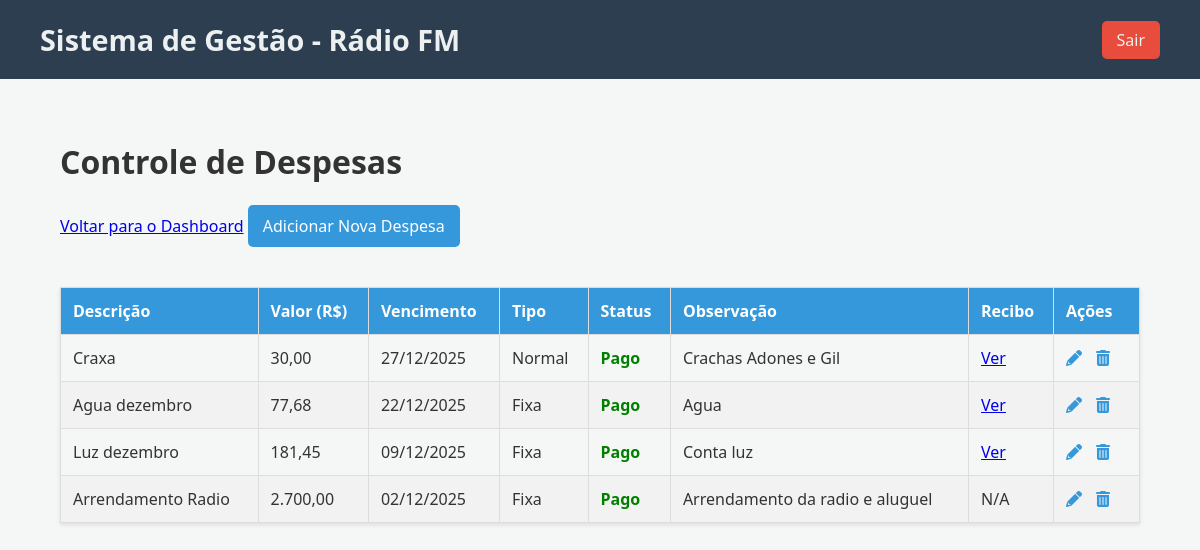
The page /controle/despesas.php (signed in) on the database its author committed.
### tables this page shows
CREATE TABLE `despesas` (
  `id` int(11) NOT NULL,
  `descricao` varchar(255) NOT NULL,
  `valor` decimal(10,2) NOT NULL,
  `data_vencimento` date NOT NULL,
  `data_pagamento` date DEFAULT NULL,
  `tipo` enum('fixa','normal') NOT NULL,
  `pago` tinyint(1) DEFAULT 0,
  `observacao` text DEFAULT NULL,
  `recibo_path` varchar(255) DEFAULT NULL
);

### controle/despesas.php (the view, shortened to what this page needs)
<?php
$page_title = "Controle de Despesas";
require_once 'templates/header.php';
$sql = "SELECT id, descricao, valor, data_vencimento, tipo, pago, observacao, recibo_path FROM despesas ORDER BY data_vencimento DESC";
$result = $conn->query($sql);
?>
<h1><?php echo $page_title; ?></h1>
<a href="dashboard.php">Voltar para o Dashboard</a>
<?php if ($_SESSION['user_level'] === 'admin'): ?>
    <a href="despesa_add.php" class="add-link">Adicionar Nova Despesa</a>
<?php endif; ?>
<table>
    <thead>
        <tr>
            <th>Descrição</th>
            <th>Valor (R$)</th>
            <th>Vencimento</th>
            <th>Tipo</th>
            <th>Status</th>
            <th>Observação</th>
            <th>Recibo</th>
            <?php if ($_SESSION['user_level'] === 'admin'): ?>
                <th>Ações</th>
            <?php endif; ?>
        </tr>
    </thead>
    <tbody>
        <?php if ($result->num_rows > 0): ?>
            <?php while($row = $result->fetch_assoc()): ?>
                <tr>
                    <td><?php echo htmlspecialchars($row['descricao']); ?></td>
                    <td><?php echo number_format($row['valor'], 2, ',', '.'); ?></td>
                    <td><?php echo date("d/m/Y", strtotime($row['data_vencimento'])); ?></td>
                    <td><?php echo ucfirst($row['tipo']); ?></td>
                    <td class="<?php echo $row['pago'] ? 'pago-sim' : 'pago-nao'; ?>">
                        <?php echo $row['pago'] ? 'Pago' : 'Pendente'; ?>
                    </td>
                    <td><?php echo htmlspecialchars($row['observacao'] ?? ''); ?></td>
                    <td>
                        <?php if (!empty($row['recibo_path'])): ?>
                            <a href="<?php echo htmlspecialchars($row['recibo_path']); ?>" target="_blank">Ver</a>
                        <?php else: ?>
                            N/A
                        <?php endif; ?>
                    </td>
                    <?php if ($_SESSION['user_level'] === 'admin'): ?>
                        <td class="actions">
                            <a href="despesa_edit.php?id=<?php echo $row['id']; ?>" title="Editar"><i class="fas fa-pencil-alt"></i></a>
                            <a href="src/despesa_delete_handler.php?id=<?php echo $row['id']; ?>" onclick="return confirm('Tem certeza?');" title="Excluir"><i class="fas fa-trash-alt"></i></a>
                        </td>
                    <?php endif; ?>
                </tr>
            <?php endwhile; ?>
        <?php else: ?>
            <tr>
                <td colspan="<?php echo ($_SESSION['user_level'] === 'admin') ? '8' : '7'; ?>">Nenhuma despesa cadastrada.</td>
            </tr>
        <?php endif; ?>
    </tbody>
</table>
<?php
require_once 'templates/footer.php';
?>

### controle/assets/style.css (style rules this page uses)
body { font-family: 'Segoe UI', Tahoma, Geneva, Verdana, sans-serif; background-color: #f4f7f6; margin: 0; padding: 0; color: #333; }
table { width: 100%; border-collapse: collapse; margin-top: 20px; box-shadow: 0 2px 4px rgba(0,0,0,0.1); }
th, td { border: 1px solid #ddd; padding: 12px; text-align: left; }
th { background-color: #3498db; color: white; }
tbody tr:nth-child(even) { background-color: #f2f2f2; }
.actions a { margin-right: 10px; text-decoration: none; color: #3498db; font-weight: bold; }
a.add-link, a.cancel-link { display: inline-block; margin-bottom: 20px; text-decoration: none; padding: 10px 15px; border-radius: 5px; }
a.add-link { background-color: #3498db; color: white; }

### controle/despesas.php (style rules this page uses)
.pago-sim { color: green; font-weight: bold; }

### rows shown on the page
despesas: descricao "Craxa", valor "30,00", data_vencimento "27/12/2025", tipo "Normal", pago "Pago", observacao "Crachas Adones e Gil"
despesas: descricao "Agua dezembro", valor "77,68", data_vencimento "22/12/2025", tipo "Fixa", pago "Pago", observacao "Agua"
despesas: descricao "Luz dezembro", valor "181,45", data_vencimento "09/12/2025", tipo "Fixa", pago "Pago", observacao "Conta luz"
despesas: descricao "Arrendamento Radio", valor "2.700,00", data_vencimento "02/12/2025", tipo "Fixa", pago "Pago", observacao "Arrendamento da radio e aluguel", shows "N/A"

### other values the page prints
$page_title "Controle de Despesas"
